Frame 1 (no input): blank canvas, image omitted
Frame 60 (the mouse pressed at the canvas centre just before this capture): blank canvas, image omitted
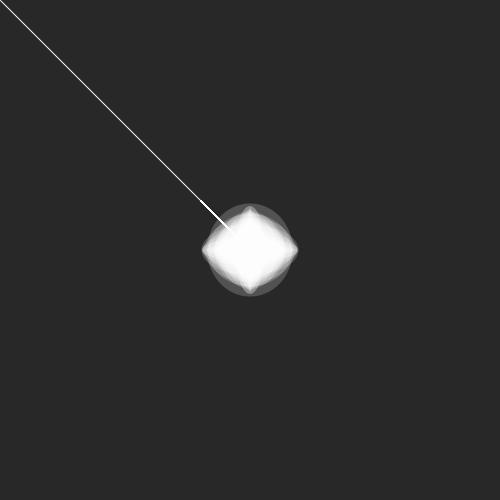
Frame 120 (the mouse held since frame 60 and released just before this capture)

The Processing sketch whose frames 1 and 60 were blank and that drew this single picture after the mouse press (run headless with seeded random() and noise(); from frame 60 on, the mouse is pressed at the canvas centre):

// Processing sketch: processing_44701
// ── processing_44701.pde

void setup(){
  size(500,500);
  background(40,40,40);
  frameRate(200);
}

void draw(){
  noStroke();
  fill(255,255,255,50);
  if(mousePressed == true) {
    ellipse (mouseX,mouseY,random(100),random(100));
    stroke(255);
    line (200, 200,pmouseX,pmouseY);
  }
  if(keyPressed){
    if(key == '1'){
  fill(random(4),21);
  noStroke();
  ellipse(random(width),random(height),map(mouseX,0,width,0,50),map(mouseX,0,width,0,50));
  }}
  fill(155,155,155);
  if(keyPressed){
    if (key == '2'){
      stroke(5);
      line(pmouseX,pmouseY,mouseX+random(-70,70),mouseY+random(-70,70));
      fill(160,155,155,50);
     rect(pmouseX,pmouseY,random(10),random(10)); 
    }}
    fill(50,25,100,10);
    stroke(100);
    if(keyPressed) {
      if (key == '3'){
    line (pmouseX,pmouseY,mouseX+random(-500,500),mouseY+random(-500,500));
  }}
  if(keyPressed){
    if (key == '4'){
      stroke(255);
      line(pmouseX,pmouseY,mouseX+random(-50,50),mouseY+random(-50,50));
      fill(160,155,155,50);
     rect(pmouseX,pmouseY,random(10),random(10)); 
    }}
}
